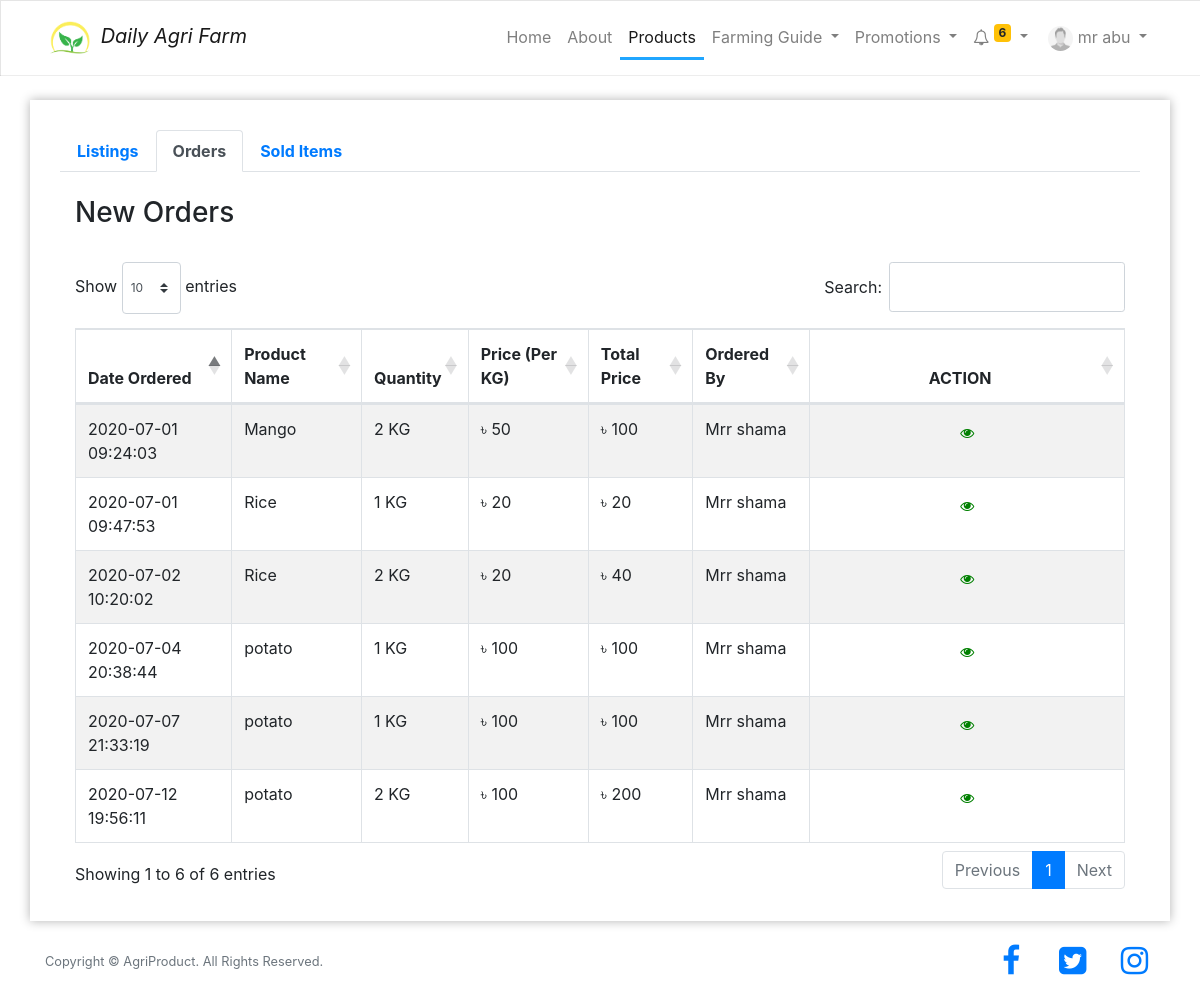
The page /agrifarm/farmer/orders.php (signed in) on the database its author committed.
### tables this page shows
CREATE TABLE `users` (
  `id` int(11) NOT NULL,
  `email` varchar(200) NOT NULL,
  `password` varchar(200) NOT NULL,
  `firstname` varchar(200) DEFAULT NULL,
  `lastname` varchar(200) DEFAULT NULL,
  `phone` varchar(200) DEFAULT NULL,
  `role` int(11) NOT NULL,
  `address` varchar(200) DEFAULT NULL,
  `zipcode` int(11) DEFAULT NULL,
  `country` varchar(100) DEFAULT NULL,
  `state` varchar(100) DEFAULT NULL,
  `profile_pic` varchar(250) DEFAULT NULL,
  `member_since` datetime NOT NULL DEFAULT current_timestamp()
);

CREATE TABLE `order_item` (
  `id` int(11) NOT NULL,
  `order_no` varchar(200) NOT NULL,
  `order_date` datetime NOT NULL DEFAULT current_timestamp(),
  `product_id` int(100) NOT NULL,
  `product` varchar(100) NOT NULL,
  `seller_id` int(100) NOT NULL,
  `qty` int(100) NOT NULL,
  `priceperkg` int(100) NOT NULL,
  `totalprice` int(100) NOT NULL,
  `buyer_id` int(100) NOT NULL,
  `card` varchar(100) DEFAULT NULL,
  `name_on_card` varchar(200) DEFAULT NULL,
  `card_no` bigint(200) DEFAULT NULL,
  `exp_date` date DEFAULT NULL,
  `cvv` int(11) DEFAULT NULL,
  `status` int(11) NOT NULL DEFAULT 0,
  `notify` int(11) NOT NULL DEFAULT 0
);

### agrifarm/session.php (called while the page is built, shortened)
<?php
	include '../conn.php';
	$sql = "SELECT * FROM users WHERE id = '".$_SESSION['user']."'";
	$query = $conn->query($sql);
	$user = $query->fetch_assoc();
?>

### agrifarm/farmer/orders.php (the view, shortened to what this page needs)
<?php
  include '../session.php';
?>
<!DOCTYPE html>
<html lang="en">
<head>
    <link rel="stylesheet" href="https://stackpath.bootstrapcdn.com/font-awesome/4.7.0/css/font-awesome.min.css">
    <link rel="stylesheet" href="https://maxcdn.bootstrapcdn.com/bootstrap/4.4.1/css/bootstrap.min.css">
    <link rel="stylesheet" href="https://cdnjs.cloudflare.com/ajax/libs/twitter-bootstrap/4.1.3/css/bootstrap.css">
    <link rel="stylesheet" type="text/css" href="https://cdn.datatables.net/1.10.20/css/dataTables.bootstrap4.min.css">
    <link rel="stylesheet" href="../css/custom.css">
</head>
<header class="header">
<nav class="navbar navbar-expand-lg navbar-light bg-light" style="box-shadow: inset 1px 1px 0 rgba(0,0,0,.1), inset 0 -1px 0 rgba(0,0,0,.07); ">
  <div class="container">
      <a class="navbar-brand" href="index.php" style="font-style: italic;">
        <img src="../images/logo.png" alt="logo" width="50px" height="50px">
        Daily Agri Farm
      </a>
  <div class="collapse navbar-collapse" id="navbarNav">
    <ul class="nav navbar-nav ml-auto">
      <li class="nav-item">
        <a class="nav-link" href="index.php">Home <span class="sr-only">(current)</span></a>
      </li>
      <li class="nav-item">
        <a class="nav-link" href="about.php">About</a>
      </li>
      <li class="nav-item active">
        <a class="nav-link" href="all-order.php">Products</a>
      </li>
      <li class="nav-item dropdown">
        <a class="nav-link dropdown-toggle" href="#" id="navbarDropdown" role="button" data-toggle="dropdown" aria-haspopup="true" aria-expanded="false">
              Farming Guide
        </a>
      </li>
      <li class="nav-item dropdown">
        <a class="nav-link dropdown-toggle" href="#" id="navbarDropdown" role="button" data-toggle="dropdown" aria-haspopup="true" aria-expanded="false">
              Promotions
        </a>
      </li>
      <li class="nav-item dropdown">
        <a class="nav-link dropdown-toggle" href="#" id="navbarDropdown" role="button" data-toggle="dropdown" aria-haspopup="true" aria-expanded="false">
          <i class="fa fa-bell-o"></i>
          <?php
          $sql = "SELECT * FROM order_item WHERE seller_id = '".$user['id']."' AND status =1 ORDER BY order_date desc";
          $query = $conn->query($sql);
          $num_notifications = mysqli_num_rows($query);
          if (!mysqli_num_rows($query)) {
            echo '';
          }
          else {
          ?>
            <sup class="badge badge-warning"><?php echo $num_notifications; ?></sup>
          <?php
            }
          ?>
        </a>
      </li>
      <?php
        $photo = $user["profile_pic"];
        if($photo != "")
        {
          $img = $user["profile_pic"];
        }
        else
        {
          $img = "profile.jpg";
        }
      ?>
      <li class="nav-item dropdown">
        <a class="nav-link dropdown-toggle" href="#" id="navbarDropdown" role="button" data-toggle="dropdown" aria-haspopup="true" aria-expanded="false">
          <img src="../images/<?php echo $img; ?>" alt="" class="img-circle" style="border-radius: 50%;width: 25px; height: 25px;" /> <?php echo $user['firstname'], " ", $user['lastname']; ?>
        </a>
      </li>
    </ul>
  </div>
</nav>
</header>
<body>
<br>
<?php
  $sql1 = "SELECT * FROM order_item WHERE seller_id = '".$_SESSION['user']."' AND status = '1'";
  $query1 = $conn->query($sql1);
?>
<div class="container" style="min-height: 80vh;padding: 30px;box-shadow: 0 0 10px rgb(0,0,0,0.3);">
  <ul class="nav nav-tabs" role="tablist">
    <li class="nav-item">
      <a class="nav-link" href="all-order.php" style="font-weight: bold;">Listings</a>
    </li>
    <li class="nav-item">
      <a class="nav-link active" href="orders.php" style="font-weight: bold;">Orders</a>
    </li>
    <li class="nav-item">
      <a class="nav-link" href="sold-orders.php" style="font-weight: bold;">Sold Items</a>
    </li>
  </ul>
    <div class="tab-content">
    <div id="menu1" class="container tab-pane active"><br>
      <h3>New Orders</h3><br>
      <div class="table-responsive">
        <table id="example1" class="table table-striped table-bordered" style="width:100%">
              <thead>
                  <tr>
                      <th>Date Ordered</th>
                      <th>Product Name</th>
                      <th>Quantity</th>
                      <th>Price (Per KG)</th>
                      <th>Total Price</th>
                      <th>Ordered By</th>
                      <th class="text-center" width="30%">ACTION</th>
                  </tr>
              </thead>
              <tbody>
              <?php
                while ($row1 = $query1->fetch_assoc()) {
                  $s1 = "SELECT * FROM users WHERE id = '".$row1["buyer_id"]."' ";
                  $q1 = $conn->query($s1);
                  while ($r1 =  $q1->fetch_assoc()) {
                    $buyer = $r1["firstname"]. " ". $r1['lastname'];
                  }
                  echo '
                      <tr>
                        <td>'.$row1["order_date"].'</td>
                        <td>'.$row1["product"].'</td>
                        <td>'.$row1["qty"].' KG</td>
                        <td>৳ '.$row1["priceperkg"].'</td>
                        <td>৳ '.$row1["totalprice"].'</td>
                        <td>'.$buyer.'</td>
                        <td class="text-center">
                          <a href="approve_order.php?id='.$row1["id"].'" title="View Post">
                            <button class="btn btn-sm btn-flat"><i class="fa fa-eye" style="color:green"></i></button>
                          </a>
                        </td>
                      </tr>
                  ';
              }
              ?>
              </tbody>
          </table>
      </div>
    </div>
  </div>
</div>
<br>
<?php include '../footer.php'; ?>
</body>
</html>

### agrifarm/css/custom.css (style rules this page uses)
body { min-height: 100vh; }
li.nav-item.active { border-bottom: 3px solid #20a6ff; }
.bg-light { background-color: #fff!important; }
.tab-content { overflow: hidden; }

### rows shown on the page
users: firstname "mr", lastname "abu"
order_item: order_date "2020-07-01 09:24:03", product "Mango", qty "2", priceperkg "50", totalprice "100", users.firstname+lastname "Mrr shama"
order_item: order_date "2020-07-01 09:47:53", product "Rice", qty "1", priceperkg "20", totalprice "20", users.firstname+lastname "Mrr shama"
order_item: order_date "2020-07-02 10:20:02", product "Rice", qty "2", priceperkg "20", totalprice "40", users.firstname+lastname "Mrr shama"
order_item: order_date "2020-07-04 20:38:44", product "potato", qty "1", priceperkg "100", totalprice "100", users.firstname+lastname "Mrr shama"
order_item: order_date "2020-07-07 21:33:19", product "potato", qty "1", priceperkg "100", totalprice "100", users.firstname+lastname "Mrr shama"
order_item: order_date "2020-07-12 19:56:11", product "potato", qty "2", priceperkg "100", totalprice "200", users.firstname+lastname "Mrr shama"

### other values the page prints
$num_notifications "6"
